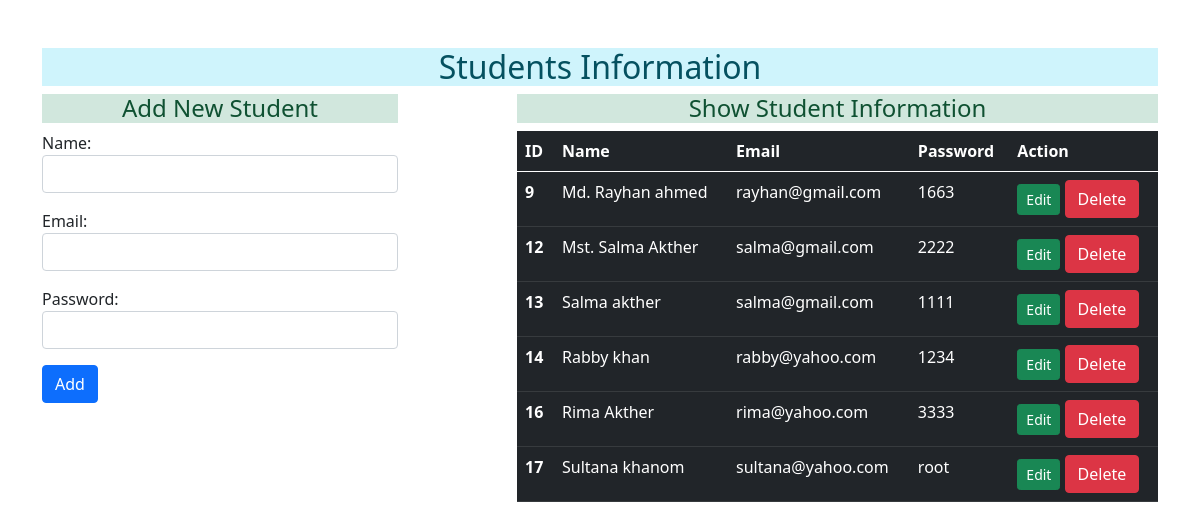
Before: / with the older database file.
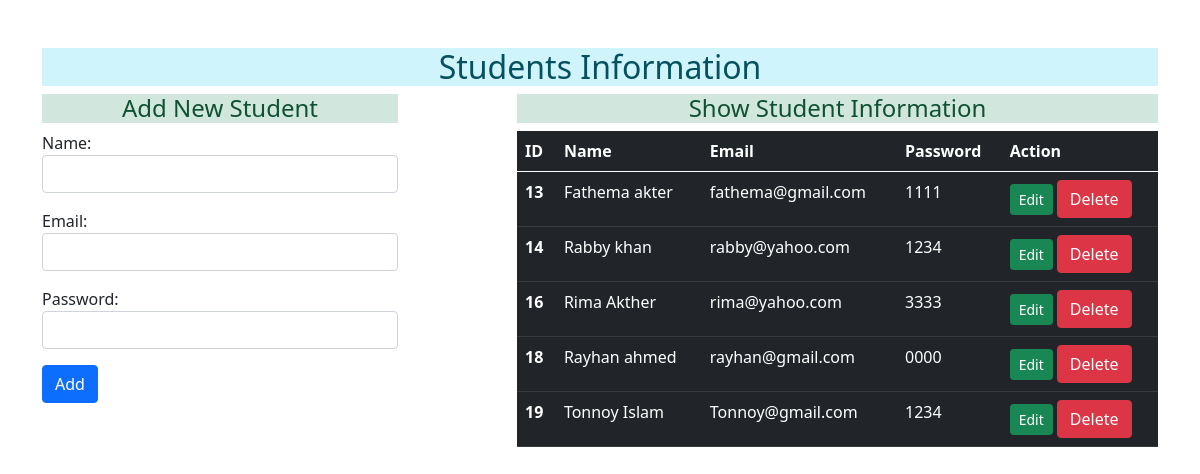
After: the same page with the newer database file.
### enroll/models.py (models this page shows)
class User(models.Model):
    name = models.CharField(max_length=70)
    email = models.EmailField(max_length=100)
    password = models.CharField(max_length=100)

### enroll/views.py (the view)
# urls.py: path('', views.add_show, name="addandshow"),
def add_show(request):
    if request.method == 'POST':
        fm = StudentRegistration(request.POST)
        if fm.is_valid():
            nm = fm.cleaned_data['name']
            em = fm.cleaned_data['email']
            pw = fm.cleaned_data['password']
            reg = User(name=nm, email=em, password=pw)
            reg.save()
            fm = StudentRegistration() # For blank after filled up the form
    else:
        fm = StudentRegistration()
    stud = User.objects.all()
    return render(request,'enroll/addandshow.html',{'form':fm, 'stu':stud})

### enroll/forms.py
class StudentRegistration(forms.ModelForm):
    class Meta:
        model = User
        fields = ['name', 'email', 'password']
        widgets = {
            'name': forms.TextInput(attrs={'class': 'form-control'}),
            'email': forms.EmailInput(attrs={'class': 'form-control'}),
            'password': forms.PasswordInput(render_value=True, attrs={'class': 'form-control'}),
        }

### enroll/templates/enroll/addandshow.html (shortened to what this page needs)
{% extends 'enroll/base.html' %}
{% block content %}
<div class="row">
    <div class="col-sm-4">
        <h4 class="text-center alert-success">Add New Student</h4>
    <form action="" method="POST">
    {{form.as_p}}
    <input type="submit" class="btn btn-primary" value="Add">
</form>
    </div>
    <div class="col-sm-7 offset-1">
        <h4 class="text-center alert-success"> Show Student Information </h4>
        {% if stu %}
        <table class="table table-dark table-hover">
            <thead>
                <tr>
                    <th scope="col"> ID </th>
                    <th scope="col"> Name </th>
                    <th scope="col"> Email </th>
                    <th scope="col"> Password </th>
                    <th scope="col"> Action </th>
                </tr>
            </thead>
            <tbody>
                {% for st in stu %}
                <tr>
                    <th scope="row"> {{st.id}} </th>
                    <td> {{st.name}} </td>
                    <td> {{st.email}} </td>
                    <td> {{st.password}} </td>
                    <td>
                        <a href="{% url 'updatedata' st.id %}" class="btn btn-success btn-sm"> Edit </a>
                        <form action="{% url 'deletedata' st.id %}" method="post" class="d-inline">
                            <input type="submit" class="btn btn-danger" value="Delete">
                        </form>
                    </td>
                </tr>
                {% endfor %}
            </tbody>
        </table>
        {% else %}
        <h4 class="text-center alert-warning"> No Records </h4>
        {% endif %}
    </div>
</div>
{% endblock content %}

### enroll/templates/enroll/base.html (shortened to what this page needs)
<!DOCTYPE html>
{% load static %}
<html lang="en">
<head>
    <link rel="stylesheet" href="{% static 'enroll/css/bootstrap.css' %}">
</head>
<body>
    <div class="container mt-5">
        <h2 class="text-center alert-info">Students Information</h2>
        {% block content %} {% endblock content %}
    </div>
</body>
</html>

Changed rows visible on the page:
removed User: id "9", name "Md. Rayhan ahmed", email "rayhan@gmail.com", password "1663"
removed User: id "12", name "Mst. Salma Akther", email "salma@gmail.com", password "2222"
removed User: id "17", name "Sultana khanom", email "sultana@yahoo.com", password "root"
changed User id 13: name "Salma akther" → "Fathema akter"; email "salma@gmail.com" → "fathema@gmail.com"
added User: id "18", name "Rayhan ahmed", email "rayhan@gmail.com", password "0000"
added User: id "19", name "Tonnoy Islam", email "Tonnoy@gmail.com", password "1234"
